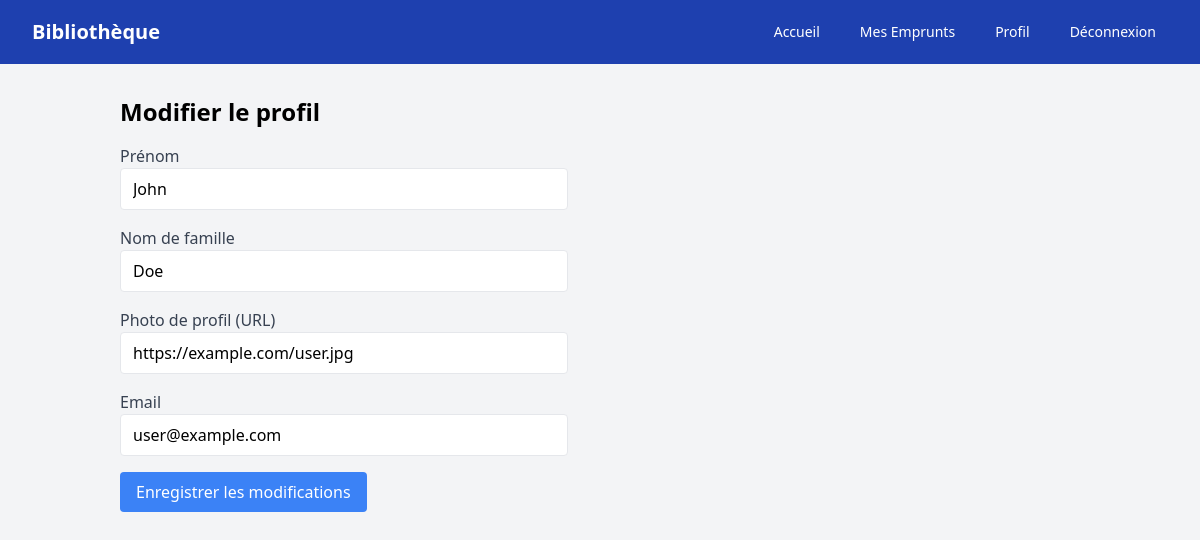
Screenshot of /?route=edit_profile (signed in) with the database file from the repository.
### tables this page shows
CREATE TABLE users (
  id INT AUTO_INCREMENT PRIMARY KEY,
  username VARCHAR(255) NOT NULL UNIQUE,
  password VARCHAR(255) NOT NULL,
  role ENUM('user', 'admin') DEFAULT 'user',
  givenName VARCHAR(255),
  familyName VARCHAR(255),
  picture VARCHAR(255),
  email VARCHAR(255),
  reset_token VARCHAR(255),
  reset_token_expires DATETIME
);

### app/Controllers/AuthController.php (called while the page is built, shortened)
<?php
class AuthController
{
  private $userModel;
  public function __construct($userModel)
  {
    $this->userModel = $userModel;
  }
  public function editProfile()
  {
    $user = $this->userModel->getUserById($_SESSION['user_id']);
    require 'views/auth/edit_profile.php';
  }
}

### app/Models/User.php (called while the page is built, shortened)
<?php
class User
{
  private $pdo;
  public function __construct($pdo)
  {
    $this->pdo = $pdo;
  }
  public function getUserById($userId)
  {
    $stmt = $this->pdo->prepare("SELECT * FROM users WHERE id = :id");
    $stmt->execute(['id' => $userId]);
    return $stmt->fetch(PDO::FETCH_ASSOC);
  }
}

### views/auth/edit_profile.php (the view)
<?php require 'templates/header.php'; ?>
<div class="container mx-auto p-4">
    <h1 class="text-2xl font-bold mb-4">Modifier le profil</h1>
    <form method="POST" class="max-w-md">
        <div class="mb-4">
            <label class="block text-gray-700">Prénom</label>
            <input type="text" name="givenName"
                value="<?= htmlspecialchars($user['givenName'] ?? '') ?>"
                class="w-full px-3 py-2 border rounded">
        </div>
        <div class="mb-4">
            <label class="block text-gray-700">Nom de famille</label>
            <input type="text" name="familyName"
                value="<?= htmlspecialchars($user['familyName'] ?? '') ?>"
                class="w-full px-3 py-2 border rounded">
        </div>
        <div class="mb-4">
            <label class="block text-gray-700">Photo de profil (URL)</label>
            <input type="url" name="picture"
                value="<?= htmlspecialchars($user['picture'] ?? '') ?>"
                class="w-full px-3 py-2 border rounded">
        </div>
        <div class="mb-4">
            <label class="block text-gray-700">Email</label>
            <input type="email" name="email"
                value="<?= htmlspecialchars($user['email'] ?? '') ?>"
                class="w-full px-3 py-2 border rounded">
        </div>
        <button type="submit"
            class="bg-blue-500 text-white px-4 py-2 rounded hover:bg-blue-600">
            Enregistrer les modifications
        </button>
    </form>
</div>
<?php require 'templates/footer.php'; ?>

### rows the page displays
users: givenName "John", familyName "Doe", picture "https://example.com/user.jpg", email "user@example.com"
